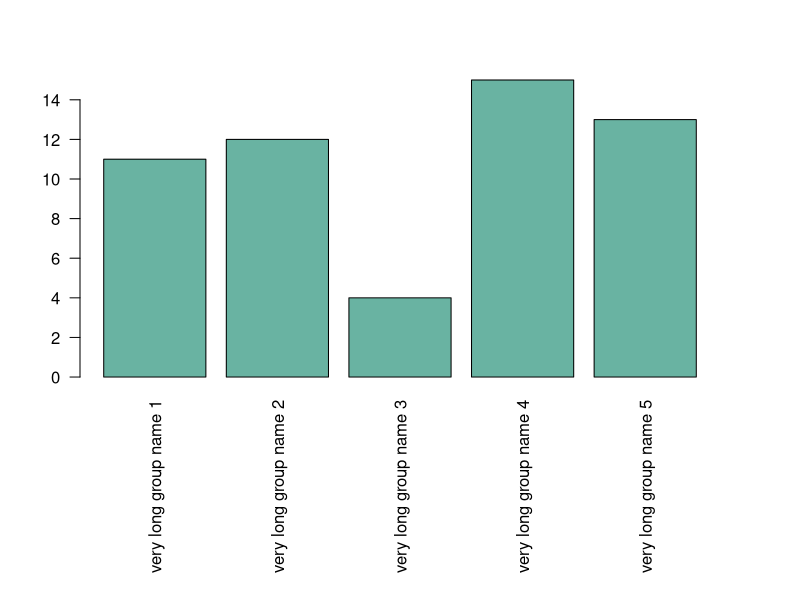

R code for this plot:
# create dummy data
data <- data.frame(
  name=letters[1:5],
  value=sample(seq(4,15),5)
)

# Increase margin size
par(mar=c(11,4,4,4))

# Uniform color
barplot(height=data$value,
        col="#69b3a2",
        names.arg=c("very long group name 1","very long group name 2","very long group name 3","very long group name 4","very long group name 5"), 
        las=2 
)


# If your group names are long, you need to:

# rotate them to avoid overlapping. This is done with las
# increase bottom margin size using the mar parameter of the par() function. Four values are provided: bottom, left, top, right respectively.
# Note: prefer a horizontal barplot in this case.